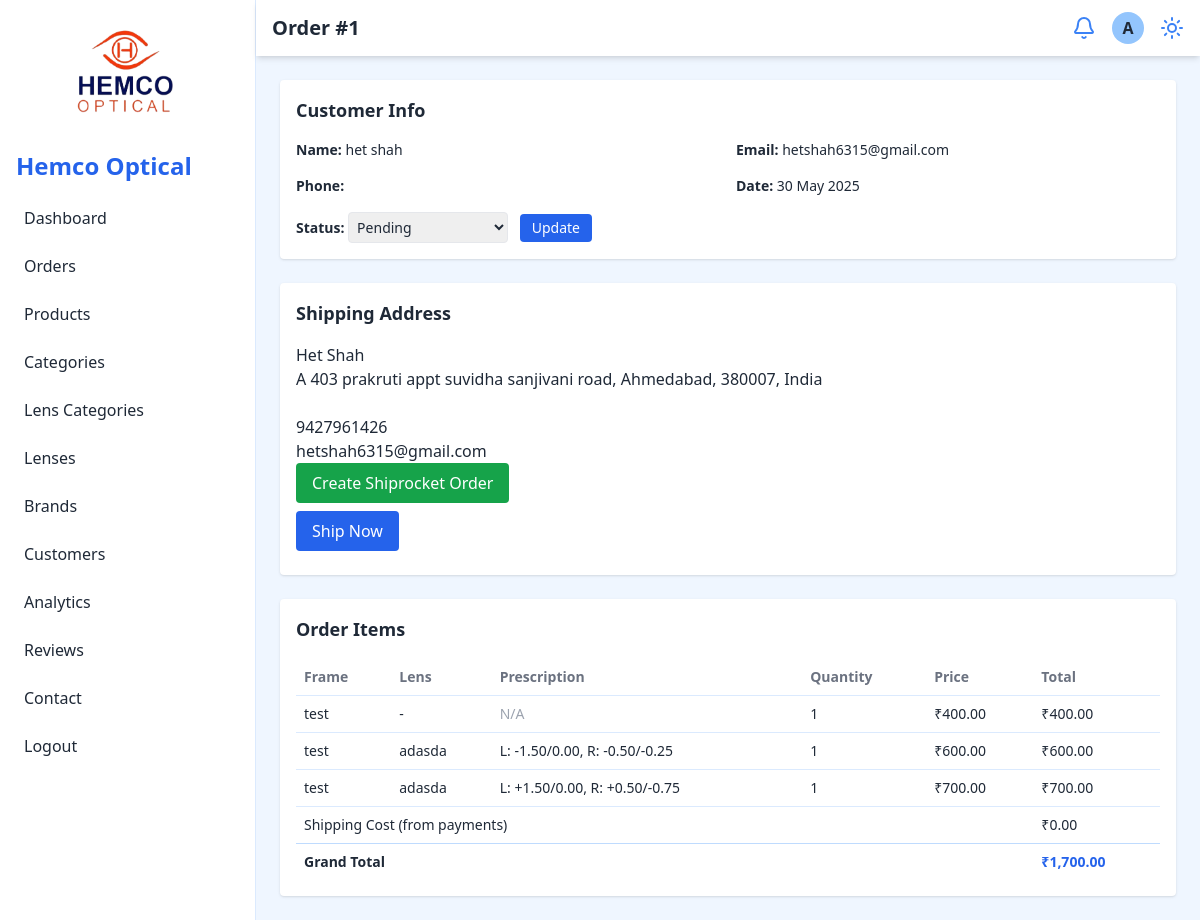
The page /admin/view-order.php?order_id=1 (signed in) on the database its author committed.
### tables this page shows
CREATE TABLE `orders` (
  `order_id` int(11) NOT NULL,
  `user_id` int(11) DEFAULT NULL,
  `total_price` decimal(10,2) NOT NULL,
  `status` enum('pending','shipped','delivered','cancelled') NOT NULL DEFAULT 'pending',
  `created_at` timestamp NOT NULL DEFAULT current_timestamp(),
  `order_note` text DEFAULT NULL
);

CREATE TABLE `user` (
  `user_id` int(11) NOT NULL,
  `name` varchar(255) NOT NULL,
  `email` varchar(255) NOT NULL,
  `password` varchar(255) NOT NULL,
  `phone` varchar(15) NOT NULL,
  `address` text NOT NULL,
  `zip_code` varchar(10) NOT NULL,
  `created_at` timestamp NOT NULL DEFAULT current_timestamp(),
  `city` varchar(100) DEFAULT NULL,
  `state` varchar(100) DEFAULT NULL,
  `country` varchar(100) DEFAULT 'India'
);

CREATE TABLE `shipping` (
  `shipping_id` int(11) NOT NULL,
  `order_id` int(11) DEFAULT NULL,
  `tracking_number` varchar(255) DEFAULT NULL,
  `shipping_address` text NOT NULL,
  `status` enum('pending','in_transit','delivered') NOT NULL DEFAULT 'pending',
  `created_at` timestamp NOT NULL DEFAULT current_timestamp(),
  `name` varchar(255) DEFAULT NULL,
  `phone` varchar(50) DEFAULT NULL,
  `email` varchar(255) DEFAULT NULL,
  `city` varchar(100) DEFAULT NULL,
  `state` varchar(100) DEFAULT NULL,
  `pincode` varchar(10) DEFAULT NULL,
  `country` varchar(100) DEFAULT 'India'
);

CREATE TABLE `order_items` (
  `order_item_id` int(11) NOT NULL,
  `order_id` int(11) DEFAULT NULL,
  `frame_id` int(11) DEFAULT NULL,
  `lens_id` int(11) DEFAULT NULL,
  `prescription_id` int(11) DEFAULT NULL,
  `quantity` int(11) NOT NULL DEFAULT 1,
  `price` decimal(10,2) NOT NULL
);

CREATE TABLE `frames` (
  `frame_id` int(11) NOT NULL,
  `brand_id` int(11) DEFAULT NULL,
  `gender` enum('men','women','child') NOT NULL,
  `description` text DEFAULT NULL,
  `name` varchar(255) NOT NULL,
  `material` varchar(255) NOT NULL,
  `shape` varchar(100) NOT NULL,
  `price` decimal(10,2) NOT NULL,
  `tag` varchar(100) DEFAULT NULL
);

CREATE TABLE `lens` (
  `lens_id` int(11) NOT NULL,
  `category_id` int(11) DEFAULT NULL,
  `type` varchar(255) NOT NULL,
  `price` decimal(10,2) NOT NULL,
  `description` text DEFAULT NULL
);

CREATE TABLE `prescription` (
  `prescription_id` int(11) NOT NULL,
  `user_id` int(11) DEFAULT NULL,
  `left_eye_sph` varchar(10) DEFAULT NULL,
  `right_eye_sph` varchar(10) DEFAULT NULL,
  `left_eye_cyl` varchar(10) DEFAULT NULL,
  `right_eye_cyl` varchar(10) DEFAULT NULL,
  `axis` varchar(10) DEFAULT NULL,
  `addition` varchar(10) DEFAULT NULL,
  `prescription_image` varchar(255) DEFAULT NULL
);

CREATE TABLE `payments` (
  `payment_id` int(11) NOT NULL,
  `order_id` int(11) DEFAULT NULL,
  `amount` decimal(10,2) NOT NULL,
  `payment_method` enum('credit_card','paypal','bank_transfer','cod') NOT NULL,
  `status` enum('pending','completed','failed') NOT NULL DEFAULT 'pending',
  `created_at` timestamp NOT NULL DEFAULT current_timestamp()
);

### admin/view-order.php (the view, shortened to what this page needs)
<?php
include 'config/db.php';
$order_id = isset($_GET['order_id']) ? (int)$_GET['order_id'] : 0;
$sql = "SELECT
            o.order_id,
            o.created_at,
            o.status,
            o.total_price,
            u.name AS customer_name,
            u.email,
            u.phone,
            u.address,
            u.zip_code
        FROM orders o
        LEFT JOIN user u ON o.user_id = u.user_id
        WHERE o.order_id = $order_id";
$result = mysqli_query($conn, $sql);
$order = mysqli_fetch_assoc($result);
$shipping_sql = "SELECT * FROM shipping WHERE order_id = $order_id";
$shipping_result = mysqli_query($conn, $shipping_sql);
$shipping = mysqli_fetch_assoc($shipping_result);
$items_sql = "SELECT
                oi.order_item_id,
                f.name AS frame_name,
                l.type AS lens_type,
                oi.quantity,
                oi.price,
                oi.prescription_id
              FROM order_items oi
              LEFT JOIN frames f ON oi.frame_id = f.frame_id
              LEFT JOIN lens l ON oi.lens_id = l.lens_id
              WHERE oi.order_id = $order_id";
$items_result = mysqli_query($conn, $items_sql);
$order_items = mysqli_fetch_all($items_result, MYSQLI_ASSOC);
$prescriptions = [];
foreach ($order_items as $item) {
    if ($item['prescription_id']) {
        $pid = (int)$item['prescription_id'];
        $presc_sql = "SELECT * FROM prescription WHERE prescription_id = $pid";
        $presc_result = mysqli_query($conn, $presc_sql);
        $prescriptions[$pid] = mysqli_fetch_assoc($presc_result);
    }
}
$shipping_cost = 0;
if ($shipping && isset($shipping['shipping_id'])) {
    if (isset($shipping['shipping_cost'])) {
        $shipping_cost = (float)$shipping['shipping_cost'];
    } else {
        $shipping_cost = 0;
    }
}
if ($shipping_cost == 0) {
    $payment_sql = "SELECT amount FROM payments WHERE order_id = $order_id AND status = 'completed' ORDER BY created_at DESC LIMIT 1";
    $payment_result = mysqli_query($conn, $payment_sql);
    $payment = mysqli_fetch_assoc($payment_result);
    $shipping_cost = $payment ? max(0, (float)$payment['amount'] - (float)$order['total_price']) : 0;
}
?>
<!DOCTYPE html>
<html lang="en">
<head>
  <?php include 'include/header.php'; ?>
</head>
<body class="bg-blue-50 text-gray-800 dark:bg-gray-900 dark:text-gray-100">
  <div class="flex h-screen overflow-hidden">
    <?php include 'include/navbar.php'; ?>
    <div class="flex-1 flex flex-col">
      <header class="flex justify-between items-center bg-white dark:bg-gray-800 px-4 py-3 shadow-md">
        <a href="order.php">
          <h2 class="text-xl font-bold">Order #<?= htmlspecialchars($order['order_id']) ?></h2>
        </a>
        <div class="flex items-center space-x-4">
          <button class="text-blue-500 dark:text-blue-300"><i data-lucide="bell"></i></button>
          <div class="w-8 h-8 bg-blue-300 dark:bg-gray-600 rounded-full flex items-center justify-center font-bold">A</div>
          <button id="theme-toggle" class="text-blue-500 dark:text-blue-300"><i data-lucide="sun"></i></button>
        </div>
      </header>
      <main class="p-6 space-y-6 overflow-auto">
        <div class="bg-white dark:bg-gray-800 p-4 rounded shadow">
          <h3 class="text-lg font-semibold mb-4">Customer Info</h3>
          <div class="grid grid-cols-1 md:grid-cols-2 gap-4 text-sm">
            <div><strong>Name:</strong> <?= htmlspecialchars($order['customer_name']) ?></div>
            <div><strong>Email:</strong> <?= htmlspecialchars($order['email']) ?></div>
            <div><strong>Phone:</strong> <a href="tel:<?= htmlspecialchars($order['phone']) ?>" class="text-blue-600 underline"><?= htmlspecialchars($order['phone']) ?></a></div>
            <div><strong>Date:</strong> <?= date('d M Y', strtotime($order['created_at'])) ?></div>
            <div><strong>Status:</strong>
              <form method="POST" class="inline">
                <select name="status" class="border p-1 rounded w-40 text-sm dark:bg-gray-700 dark:border-gray-600" required>
                  <option value="pending" <?= $order['status'] == 'pending' ? 'selected' : '' ?>>Pending</option>
                </select>
                <button type="submit" class="bg-blue-600 text-white px-3 py-1 rounded text-sm ml-2">Update</button>
              </form>
            </div>
          </div>
        </div>
        <div class="bg-white dark:bg-gray-800 p-4 rounded shadow">
          <h3 class="text-lg font-semibold mb-4">Shipping Address</h3>
          <?php if ($shipping): ?>
            <p>
              <?= htmlspecialchars($shipping['name'] ?? $order['customer_name']) ?><br>
              <?= htmlspecialchars($shipping['shipping_address']) ?><br>
              <?= htmlspecialchars($shipping['zip_code'] ?? $order['zip_code']) ?><br>
              <?= htmlspecialchars($shipping['phone'] ?? $order['phone']) ?><br>
              <?= htmlspecialchars($shipping['email'] ?? $order['email']) ?>
            </p>
            <form method="POST" class="mb-2">
              <button type="submit" name="create_shiprocket_order" class="bg-green-600 text-white px-4 py-2 rounded hover:bg-green-700">Create Shiprocket Order</button>
            </form>
            <form method="POST" class="mb-2">
              <button type="submit" name="ship_now" class="bg-blue-600 text-white px-4 py-2 rounded hover:bg-blue-700">Ship Now</button>
            </form>
          <?php else: ?>
            <p><?= htmlspecialchars($order['address']) ?><br><?= htmlspecialchars($order['zip_code']) ?></p>
          <?php endif; ?>
        </div>
        <div class="bg-white dark:bg-gray-800 p-4 rounded shadow">
          <h3 class="text-lg font-semibold mb-4">Order Items</h3>
          <table class="w-full text-sm text-left">
            <thead>
              <tr class="text-gray-500 dark:text-gray-300">
                <th class="p-2">Frame</th>
                <th class="p-2">Lens</th>
                <th class="p-2">Prescription</th>
                <th class="p-2">Quantity</th>
                <th class="p-2">Price</th>
                <th class="p-2">Total</th>
              </tr>
            </thead>
            <tbody>
              <?php
              $grand_total = 0;
              foreach ($order_items as $item):
                $grand_total += $item['price'] * $item['quantity'];
                $presc = $item['prescription_id'] ? ($prescriptions[$item['prescription_id']] ?? null) : null;
              ?>
                <tr class="border-t border-blue-100 dark:border-gray-700">
                  <td class="p-2"><?= htmlspecialchars($item['frame_name'] ?? '-') ?></td>
                  <td class="p-2"><?= htmlspecialchars($item['lens_type'] ?? '-') ?></td>
                  <td class="p-2">
                    <?php if ($presc): ?>
                      L: <?= htmlspecialchars($presc['left_eye_sph']) ?>/<?= htmlspecialchars($presc['left_eye_cyl']) ?>,
                      R: <?= htmlspecialchars($presc['right_eye_sph']) ?>/<?= htmlspecialchars($presc['right_eye_cyl']) ?>
                    <?php else: ?>
                      <span class="text-gray-400">N/A</span>
                    <?php endif; ?>
                  </td>
                  <td class="p-2"><?= (int)$item['quantity'] ?></td>
                  <td class="p-2">₹<?= number_format($item['price'], 2) ?></td>
                  <td class="p-2">₹<?= number_format($item['price'] * $item['quantity'], 2) ?></td>
                </tr>
              <?php endforeach; ?>
              <tr class="border-t border-blue-100 dark:border-gray-700">
                <td class="p-2" colspan="5">Shipping Cost (from payments)</td>
                <td class="p-2">₹<?= number_format($shipping_cost, 2) ?></td>
              </tr>
              <tr class="font-semibold border-t border-blue-200 dark:border-gray-600">
                <td class="p-2" colspan="5">Grand Total</td>
                <td class="p-2 text-blue-600">₹<?= number_format($grand_total + $shipping_cost, 2) ?></td>
              </tr>
            </tbody>
          </table>
        </div>
      </main>
    </div>
  </div>
</body>
</html>

### rows shown on the page
orders: order_id "1", user.name "het shah", user.email "hetshah6315@gmail.com", created_at "30 May 2025", status "Pending"
shipping: name "Het Shah", shipping_address "A 403 prakruti appt suvidha sanjivani road, Ahmedabad, 380007, India", phone "9427961426", email "hetshah6315@gmail.com"
order_items: frame.name "test", lens_type "-", shows "N/A", quantity "1", price "400.00", $item['price']*$item['quantity'] "400.00"
order_items: frame.name "test", lens.type "adasda", prescription.left_eye_sph "-1.50", prescription.left_eye_cyl "0.00", prescription.right_eye_sph "-0.50", prescription.right_eye_cyl "-0.25", quantity "1", price "600.00", $item['price']*$item['quantity'] "600.00"
order_items: frame.name "test", lens.type "adasda", prescription.left_eye_sph "+1.50", prescription.left_eye_cyl "0.00", prescription.right_eye_sph "+0.50", prescription.right_eye_cyl "-0.75", quantity "1", price "700.00", $item['price']*$item['quantity'] "700.00"
payments: amount.total_price "0.00", $grand_total + $shipping_cost "1,700.00"
